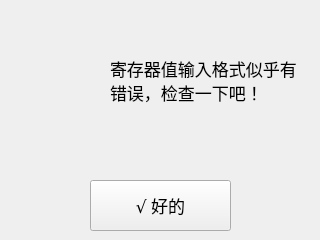
<?xml version="1.0" encoding="UTF-8"?>
<ui version="4.0">
 <class>TimWrongDialog</class>
 <widget class="QWidget" name="TimWrongDialog">
  <property name="geometry">
   <rect>
    <x>0</x>
    <y>0</y>
    <width>320</width>
    <height>240</height>
   </rect>
  </property>
  <property name="windowTitle">
   <string>Form</string>
  </property>
  <widget class="QPushButton" name="pushButton">
   <property name="geometry">
    <rect>
     <x>90</x>
     <y>180</y>
     <width>141</width>
     <height>51</height>
    </rect>
   </property>
   <property name="font">
    <font>
     <family>Arial Unicode MS</family>
     <pointsize>13</pointsize>
    </font>
   </property>
   <property name="text">
    <string>√ 好的</string>
   </property>
  </widget>
  <widget class="QLabel" name="label">
   <property name="geometry">
    <rect>
     <x>110</x>
     <y>10</y>
     <width>201</width>
     <height>141</height>
    </rect>
   </property>
   <property name="font">
    <font>
     <family>Arial Unicode MS</family>
     <pointsize>13</pointsize>
    </font>
   </property>
   <property name="text">
    <string>寄存器值输入格式似乎有错误，检查一下吧！</string>
   </property>
   <property name="wordWrap">
    <bool>true</bool>
   </property>
  </widget>
  <widget class="QWidget" name="widget" native="true">
   <property name="geometry">
    <rect>
     <x>10</x>
     <y>40</y>
     <width>71</width>
     <height>71</height>
    </rect>
   </property>
   <property name="styleSheet">
    <string notr="true">border-image: url(:/info.png);</string>
   </property>
  </widget>
 </widget>
 <resources/>
 <connections>
  <connection>
   <sender>pushButton</sender>
   <signal>clicked()</signal>
   <receiver>TimWrongDialog</receiver>
   <slot>close()</slot>
   <hints>
    <hint type="sourcelabel">
     <x>160</x>
     <y>205</y>
    </hint>
    <hint type="destinationlabel">
     <x>159</x>
     <y>119</y>
    </hint>
   </hints>
  </connection>
 </connections>
</ui>
